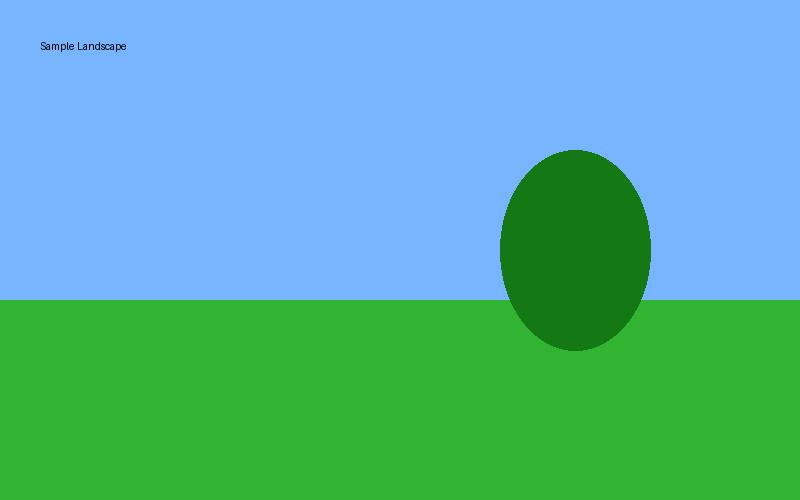
#> input picture sample.jpg, 800 x 500 px
$ python '5. Histogram Analysis.py'
#> lines starting #> are read from the running program, lines starting #| are printed output that depends on the picture
import cv2
import matplotlib.pyplot as plt

image = cv2.imread("sample.jpg")
#> image is the input picture: shape (500, 800, 3); mean B, G, R 161.3, 176, 87.4

colors = ('b','g','r')

for i,color in enumerate(colors):
    hist = cv2.calcHist([image],[i],None,[256],[0,256])
    plt.plot(hist,color=color)

plt.show()
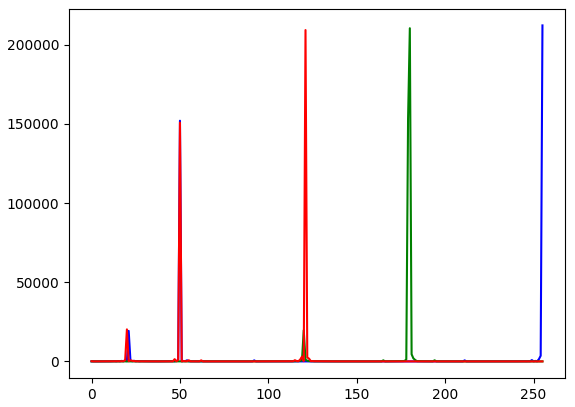
#> figure drawn by matplotlib, 1 panel; curve peaks at x = 255, y = 212162; curve peaks at x = 180, y = 210372; curve peaks at x = 121, y = 209219
